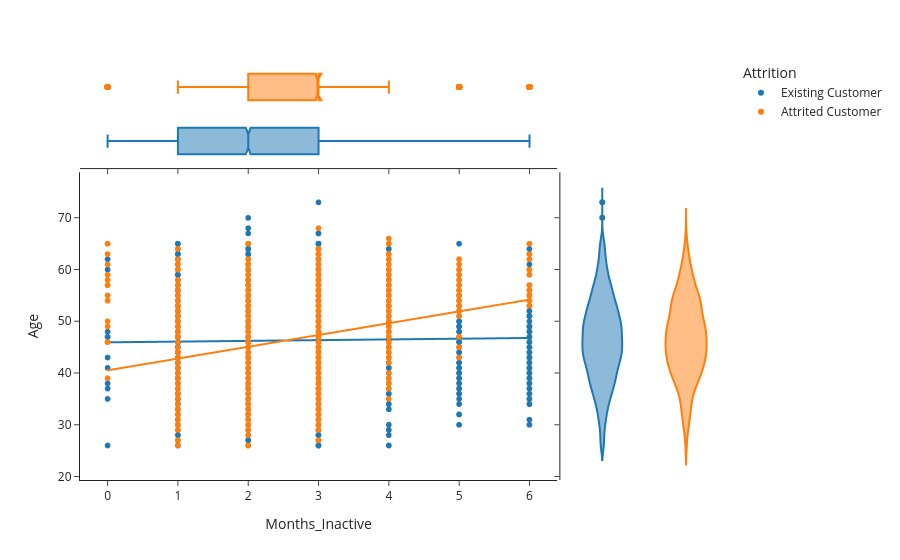

Here is the notebook cell this chart was saved with:
### Code cell
yprop = 'Age'
xprop = 'Months_Inactive'
h= 'Attrition'
px.scatter(data, x=xprop, y=yprop, color=h, marginal_y="violin", marginal_x="box", trendline="ols", template="simple_white")

### Figure 1 — Plotly figure (JSON) as saved in the notebook; plotly's stock layout.template omitted (floating-point values rounded to 4 significant figures; data arrays with more than 128 entries replaced by an {"elided": "..."} marker saying what was removed)
{"data": [{"hovertemplate": "Attrition=Existing Customer<br>Months_Inactive=%{x}<br>Age=%{y}<extra></extra>", "legendgroup": "Existing Customer", "marker": {"color": "#1F77B4", "symbol": "circle"}, "mode": "markers", "name": "Existing Customer", "showlegend": true, "type": "scattergl", "x": {"elided": "8500 int values"}, "xaxis": "x", "y": {"elided": "8500 int values"}, "yaxis": "y"}, {"alignmentgroup": "True", "hovertemplate": "Attrition=Existing Customer<br>Months_Inactive=%{x}<extra></extra>", "legendgroup": "Existing Customer", "marker": {"color": "#1F77B4", "symbol": "circle"}, "name": "Existing Customer", "notched": true, "offsetgroup": "Existing Customer", "showlegend": false, "type": "box", "x": {"elided": "8500 int values"}, "xaxis": "x3", "yaxis": "y3"}, {"alignmentgroup": "True", "hovertemplate": "Attrition=Existing Customer<br>Age=%{y}<extra></extra>", "legendgroup": "Existing Customer", "marker": {"color": "#1F77B4", "symbol": "circle"}, "name": "Existing Customer", "offsetgroup": "Existing Customer", "scalegroup": "y", "showlegend": false, "type": "violin", "xaxis": "x2", "y": {"elided": "8500 int values"}, "yaxis": "y2"}, {"hovertemplate": "<b>OLS trendline</b><br>Age = 0.140457 * Months_Inactive + 45.9428<br>R<sup>2</sup>=0.000312<br><br>Attrition=Existing Customer<br>Months_Inactive=%{x}<br>Age=%{y} <b>(trend)</b><extra></extra>", "legendgroup": "Existing Customer", "marker": {"color": "#1F77B4", "symbol": "circle"}, "mode": "lines", "name": "Existing Customer", "showlegend": false, "type": "scattergl", "x": {"elided": "8500 int values"}, "xaxis": "x", "y": {"elided": "8500 float values"}, "yaxis": "y"}, {"hovertemplate": "Attrition=Attrited Customer<br>Months_Inactive=%{x}<br>Age=%{y}<extra></extra>", "legendgroup": "Attrited Customer", "marker": {"color": "#FF7F0E", "symbol": "circle"}, "mode": "markers", "name": "Attrited Customer", "showlegend": true, "type": "scattergl", "x": {"elided": "1627 int values"}, "xaxis": "x", "y": {"elided": "1627 int values"}, "yaxis": "y"}, {"alignmentgroup": "True", "hovertemplate": "Attrition=Attrited Customer<br>Months_Inactive=%{x}<extra></extra>", "legendgroup": "Attrited Customer", "marker": {"color": "#FF7F0E", "symbol": "circle"}, "name": "Attrited Customer", "notched": true, "offsetgroup": "Attrited Customer", "showlegend": false, "type": "box", "x": {"elided": "1627 int values"}, "xaxis": "x3", "yaxis": "y3"}, {"alignmentgroup": "True", "hovertemplate": "Attrition=Attrited Customer<br>Age=%{y}<extra></extra>", "legendgroup": "Attrited Customer", "marker": {"color": "#FF7F0E", "symbol": "circle"}, "name": "Attrited Customer", "offsetgroup": "Attrited Customer", "scalegroup": "y", "showlegend": false, "type": "violin", "xaxis": "x2", "y": {"elided": "1627 int values"}, "yaxis": "y2"}, {"hovertemplate": "<b>OLS trendline</b><br>Age = 2.27826 * Months_Inactive + 40.5235<br>R<sup>2</sup>=0.071487<br><br>Attrition=Attrited Customer<br>Months_Inactive=%{x}<br>Age=%{y} <b>(trend)</b><extra></extra>", "legendgroup": "Attrited Customer", "marker": {"color": "#FF7F0E", "symbol": "circle"}, "mode": "lines", "name": "Attrited Customer", "showlegend": false, "type": "scattergl", "x": {"elided": "1627 int values"}, "xaxis": "x", "y": {"elided": "1627 float values"}, "yaxis": "y"}], "layout": {"legend": {"title": {"text": "Attrition"}, "tracegroupgap": 0}, "margin": {"t": 60}, "xaxis": {"anchor": "y", "domain": [0.0, 0.7363], "title": {"text": "Months_Inactive"}}, "xaxis2": {"anchor": "y2", "domain": [0.7413, 1.0], "matches": "x2", "showline": false, "showticklabels": false, "ticks": ""}, "xaxis3": {"anchor": "y3", "domain": [0.0, 0.7363], "matches": "x", "showticklabels": false}, "xaxis4": {"anchor": "y4", "domain": [0.7413, 1.0], "matches": "x2", "showline": false, "showticklabels": false, "ticks": ""}, "yaxis": {"anchor": "x", "domain": [0.0, 0.7326], "title": {"text": "Age"}}, "yaxis2": {"anchor": "x2", "domain": [0.0, 0.7326], "matches": "y", "showticklabels": false}, "yaxis3": {"anchor": "x3", "domain": [0.7426, 1.0], "matches": "y3", "showline": false, "showticklabels": false, "ticks": ""}, "yaxis4": {"anchor": "x4", "domain": [0.7426, 1.0], "matches": "y3", "showline": false, "showticklabels": false, "ticks": ""}}}
